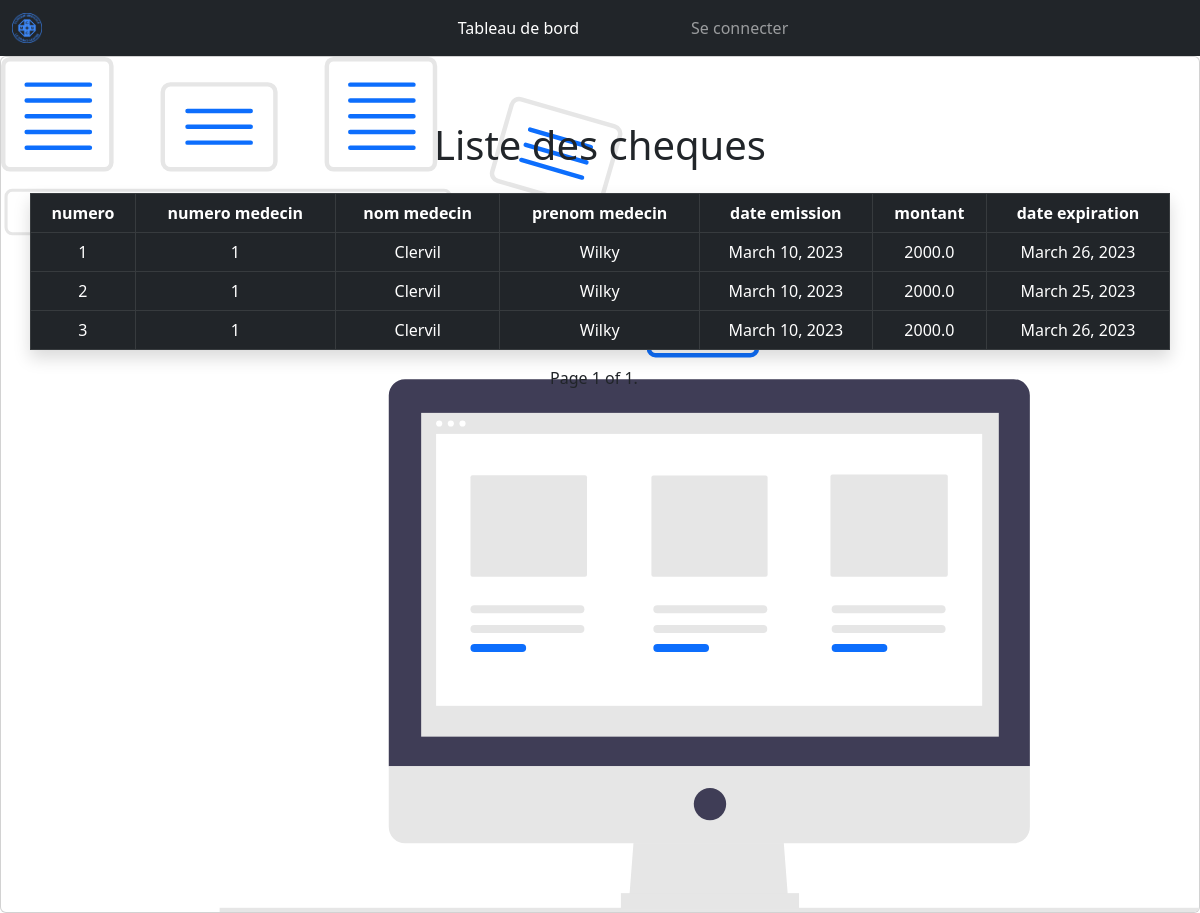
Page /comptabilite/liste_cheque/ on the committed database.
### medecin/models.py (models this page shows, shortened)
class Cheque(models.Model):
    num_cheque = models.AutoField(primary_key=True)
    num_medecin = models.ForeignKey(Medecin, on_delete=models.CASCADE)
    date_emission = models.DateField(auto_now_add=True)
    date_expiration = models.DateField()
    montant_cheque = models.FloatField()

class Medecin(models.Model):
    num_medecin = models.AutoField(primary_key=True)
    user = models.OneToOneField(User,on_delete=models.CASCADE,null=True,blank=True)
    nom_poste = models.ForeignKey(Poste, on_delete=models.CASCADE,null=True,blank=True)
    num_medecin_chef = models.IntegerField()
    nom_medecin = models.CharField(max_length=20)
    prenom_medecin = models.CharField(max_length=20)

### comptabilite/views.py (the view)
# urls.py: path('liste_cheque/',views.ListeCheque.as_view(),name='liste_cheque'),
class ListeCheque(generic.ListView):
    model = umodels.Cheque
    template_name = 'comptabilite/liste_cheque.html'
    paginate_by = 8
    context_object_name = 'liste_cheque'

### comptabilite/templates/comptabilite/liste_cheque.html (shortened to what this page needs)
{% extends 'base.html' %}
{% load static %}
{% block content %}
    <div class="card">
        <img src="{% static 'svg2/undraw_data_processing_yrrv.svg' %}" class="card-img" alt="...">
        <div class="card-img-overlay w-100 justify-content-center d-flex mt-5">
            <div class="container">
                    <div class="row">
                        <h1 class="text-center">Liste des cheques</h1>
                        <table class="table shadow table-bordered mt-3">
                            <thead class="table-dark">
                                <tr>
                                    <th class="text-center" scope="col">numero</th>
                                    <th class="text-center" scope="col">numero medecin</th>
                                    <th class="text-center" scope="col">nom medecin</th>
                                    <th class="text-center" scope="col">prenom medecin</th>
                                    <th class="text-center" scope="col">date emission</th>
                                    <th class="text-center" scope="col">montant</th>
                                    <th class="text-center" scope="col">date expiration</th>
                                </tr>
                            </thead>
                            <tbody class="table-dark">
                                {% for cheque in page_obj %}
                                    <tr>
                                        <td class="text-center">{{cheque.num_cheque}}</td>
                                        <td class="text-center">{{cheque.num_medecin.num_medecin}}</td>
                                        <td class="text-center">{{cheque.num_medecin.nom_medecin}}</td>
                                        <td class="text-center">{{cheque.num_medecin.prenom_medecin}}</td>
                                        <td class="text-center">{{cheque.date_emission}}</td>
                                        <td class="text-center">{{cheque.montant_cheque}}</td>
                                        <td class="text-center">{{cheque.date_expiration}}</td>
                                    </tr>
                                {% endfor %}
                            </tbody>
                        </table>
                        <div class="pagination d-flex justify-content-center">
                            <span class="step-links">
                                <span class="current">
                                    Page {{ page_obj.number }} of {{ page_obj.paginator.num_pages }}.
                                </span>
                            </span>
                        </div>
                    </div>
        </div>
    </div>
{% endblock content %}

### rows in the picture
Cheque: num_cheque "1", num_medecin.num_medecin "1", num_medecin.nom_medecin "Clervil", num_medecin.prenom_medecin "Wilky", date_emission "March 10, 2023", montant_cheque "2000.0", date_expiration "March 26, 2023"
Cheque: num_cheque "2", num_medecin.num_medecin "1", num_medecin.nom_medecin "Clervil", num_medecin.prenom_medecin "Wilky", date_emission "March 10, 2023", montant_cheque "2000.0", date_expiration "March 25, 2023"
Cheque: num_cheque "3", num_medecin.num_medecin "1", num_medecin.nom_medecin "Clervil", num_medecin.prenom_medecin "Wilky", date_emission "March 10, 2023", montant_cheque "2000.0", date_expiration "March 26, 2023"

### other values in the picture
{{ page_obj.number }} "1"
{{ page_obj.paginator.num_pages }} "1"
